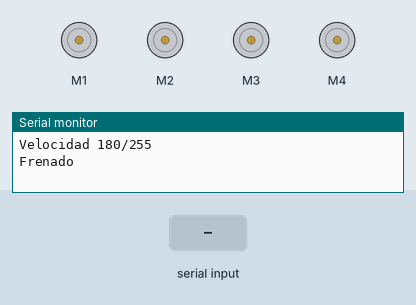
A sketch run on a simulated Arduino Mega 2560, built with avr-gcc and run on an emulated ATmega2560. Parts: 4 × DC motor (green arrow = forward, orange = backward, longer = faster), the last lines printed to the serial monitor. The inputs (shaded band) are chosen by the test bench.

Above: at 1.2 s.
1.3 s: "1" received over Serial
At 2.1 s:
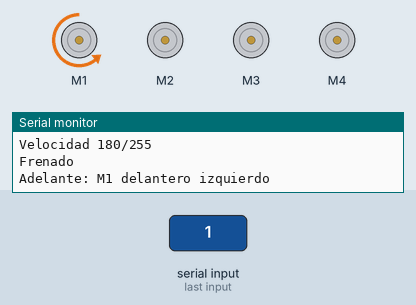
4.3 s: "2" received over the second serial link
At 5.6 s:
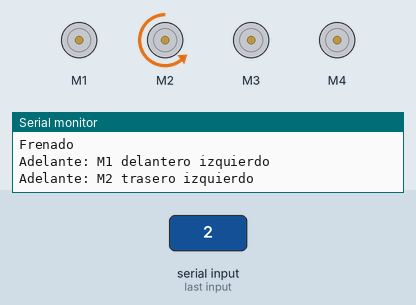
7.3 s: "3" received over Serial
At 7.8 s:
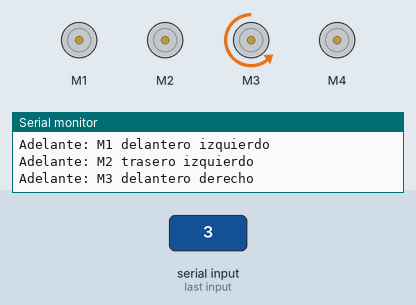
10.3 s: "4" received over the second serial link
At 11.3 s:
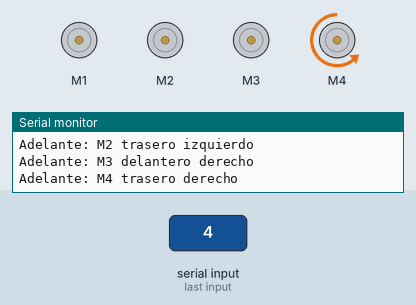
13.3 s: "w" received over Serial
At 13.52 s:
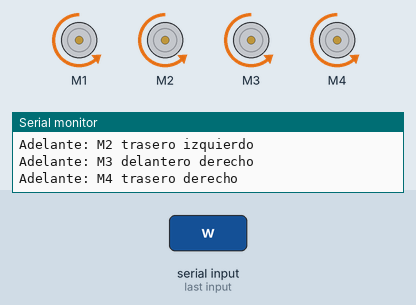
15.2 s: "s" received over the second serial link
At 15.42 s:
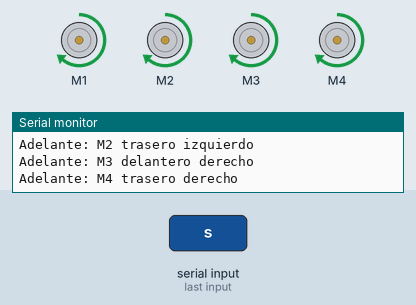
Timing chart, 0 to 18.1 s (numbered marks = the images above; inputs shaded):
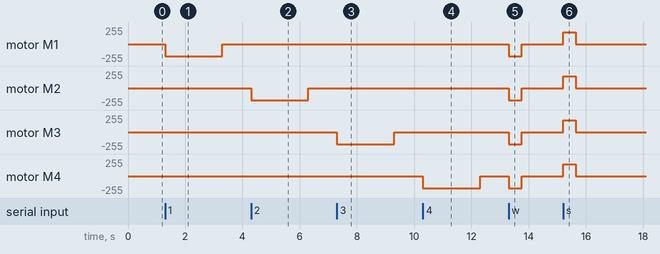

Measured:
- after the input at 1.3 s, motor M1: stopped → backward 180/255 at once, → stopped 2.0 s later
- after the input at 4.3 s, motor M2: stopped → backward 180/255 at once, → stopped 2.0 s later
- after the input at 7.3 s, motor M3: stopped → backward 180/255 at once, → stopped 2.0 s later
- after the input at 10.3 s, motor M4: stopped → backward 180/255 at once, → stopped 2.0 s later
- after the input at 13.3 s, motor M1–4: stopped → backward 180/255 at once, → stopped 0.45 s later
- after the input at 15.2 s, motor M1–4: stopped → forward 180/255 at once, → stopped 0.45 s later

The sketch:

prueba-traccion.ino
```cpp
/*
  Prueba de los 4 motores de tracción con el shield L293D en el Arduino Mega

  Conexiones (bornes del shield):
    M1 -> delantero izquierdo     M3 -> delantero derecho
    M2 -> trasero izquierdo       M4 -> trasero derecho
    Bornera EXT_PWR -> batería (jumper PWR según cómo se alimente el Mega)

  Al arrancar todo queda frenado. Manejo (monitor serie USB a 9600, o el
  HC-05 por Bluetooth en Serial1 D18/D19 a 9600; mismos comandos):
    W adelante, S atrás, A gira a la izquierda, D gira a la derecha
      (mantener apretada la tecla; al soltar frena a los ~0,45 s)
    espacio o 'p' -> frena todo
    '1'..'4' -> gira ese motor solo hacia adelante 2 s y frena
    '+' / '-' -> sube o baja la velocidad (arranca en 180)
  Si un motor gira al revés con '1'..'4', cambiar su valor en INVERTIDO
  (o invertir sus dos cables en el borne del shield).
*/

#include <AFMotor.h>

const uint8_t NUM_MOTORES = 4;
const char *NOMBRE_MOTOR[NUM_MOTORES] = {
  "M1 delantero izquierdo", "M2 trasero izquierdo",
  "M3 delantero derecho", "M4 trasero derecho"
};
// true = flanco izquierdo, false = flanco derecho
const bool ES_IZQUIERDO[NUM_MOTORES] = {true, true, false, false};
// true = el motor está cableado al revés (FORWARD lo hace ir para atrás)
const bool INVERTIDO[NUM_MOTORES] = {true, true, true, true};

const uint16_t TIEMPO_PRUEBA_MS = 2000;
const uint8_t PASO_VEL = 25;

AF_DCMotor m1(1), m2(2), m3(3), m4(4);
AF_DCMotor *motor[NUM_MOTORES] = {&m1, &m2, &m3, &m4};

uint8_t velocidad = 180;

// sentido: FORWARD, BACKWARD o RELEASE, ya corregido según INVERTIDO
void correr(uint8_t k, uint8_t sentido) {
  if (INVERTIDO[k] && sentido != RELEASE) {
    sentido = (sentido == FORWARD) ? BACKWARD : FORWARD;
  }
  motor[k]->run(sentido);
}

void frenarTodo() {
  for (uint8_t k = 0; k < NUM_MOTORES; k++) {
    motor[k]->run(RELEASE);
  }
  Serial.println(F("Frenado"));
}

void probarUno(uint8_t k) {
  Serial.print(F("Adelante: "));
  Serial.println(NOMBRE_MOTOR[k]);
  correr(k, FORWARD);
  delay(TIEMPO_PRUEBA_MS);
  motor[k]->run(RELEASE);
}

// izq / der: FORWARD o BACKWARD para cada flanco
void moverFlancos(uint8_t izq, uint8_t der, const __FlashStringHelper *texto) {
  Serial.println(texto);
  for (uint8_t k = 0; k < NUM_MOTORES; k++) {
    correr(k, ES_IZQUIERDO[k] ? izq : der);
  }
  delay(TIEMPO_PRUEBA_MS);
  frenarTodo();
}

void fijarVelocidad(int16_t v) {
  velocidad = constrain(v, 0, 255);
  for (uint8_t k = 0; k < NUM_MOTORES; k++) {
    motor[k]->setSpeed(velocidad);
  }
  Serial.print(F("Velocidad "));
  Serial.print(velocidad);
  Serial.println(F("/255"));
}

void setup() {
  Serial.begin(9600);
  Serial1.begin(9600);  // HC-05: los mismos comandos llegan por Bluetooth
  Serial.println(F("Prueba de tracción (shield L293D, M1-M4)"));
  Serial.println(F("Comandos: WASD mover (mantener), espacio frenar, 1-4 motor solo, +/- velocidad"));
  fijarVelocidad(velocidad);
  frenarTodo();
}

// Manejo con teclado: mientras llegan teclas (repetición del terminal) se mueve;
// si dejan de llegar por HOLD_MS, frena solo.
const uint16_t HOLD_MS = 450;
unsigned long ultimaTecla = 0;
bool enMarcha = false;

void manejar(uint8_t izq, uint8_t der) {
  for (uint8_t k = 0; k < NUM_MOTORES; k++) {
    correr(k, ES_IZQUIERDO[k] ? izq : der);
  }
  ultimaTecla = millis();
  enMarcha = true;
}

void loop() {
  if (enMarcha && millis() - ultimaTecla > HOLD_MS) {
    for (uint8_t k = 0; k < NUM_MOTORES; k++) motor[k]->run(RELEASE);
    enMarcha = false;
  }
  char c;
  if (Serial.available()) c = Serial.read();
  else if (Serial1.available()) c = Serial1.read();
  else return;
  if (c >= 'A' && c <= 'Z') c += 32;
  switch (c) {
    case 'w': manejar(FORWARD, FORWARD); break;
    case 's': manejar(BACKWARD, BACKWARD); break;
    case 'a': manejar(BACKWARD, FORWARD); break;   // gira a la izquierda
    case 'd': manejar(FORWARD, BACKWARD); break;   // gira a la derecha
    case ' ': case 'p': frenarTodo(); enMarcha = false; break;
    case '1': case '2': case '3': case '4':
      probarUno(c - '1');
      break;
    case '+': fijarVelocidad(velocidad + PASO_VEL); break;
    case '-': fijarVelocidad(velocidad - PASO_VEL); break;
  }
}
```
